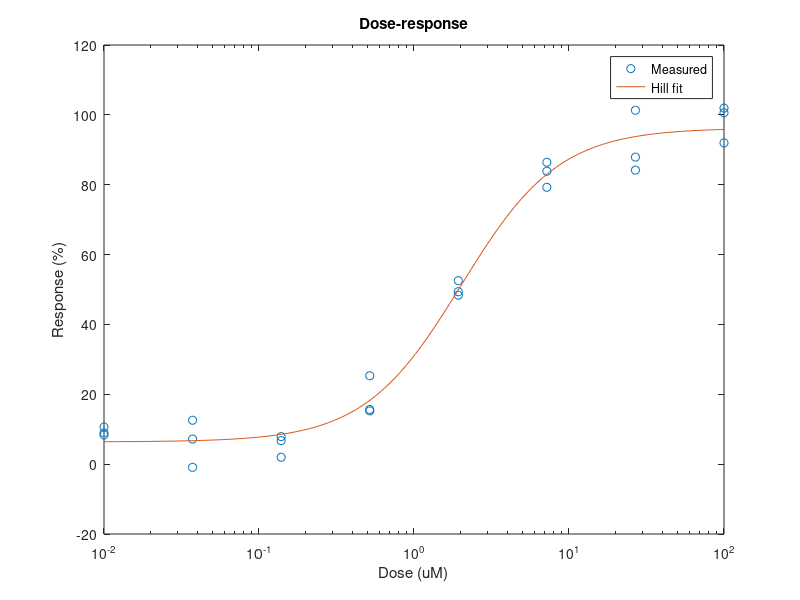

Here is the MATLAB script that generated this plot:
% A four-parameter Hill fit to a dose-response assay (eight doses, triplicates),
% giving the EC50 and the Hill slope.
rng(9);
dose = repmat(logspace(-2, 2, 8), 3, 1);  dose = dose(:);
hill = @(p, x) p(1) + (p(2) - p(1)) ./ (1 + (p(3) ./ x).^p(4));
truth = [5 95 1.8 1.3];
resp = hill(truth, dose) + 4*randn(size(dose));
p = lsqcurvefit(hill, [0 100 1 1], dose, resp);
fprintf('EC50 %.2f uM (true %.2f), Hill slope %.2f (true %.2f)\n', p(3), truth(3), p(4), truth(4));
fprintf('bottom %.1f%%, top %.1f%% response\n', p(1), p(2));

xx = logspace(-2, 2, 200);
semilogx(dose, resp, 'o', xx, hill(p, xx));
legend('Measured', 'Hill fit');
title('Dose-response');
xlabel('Dose (uM)');
ylabel('Response (%)');
